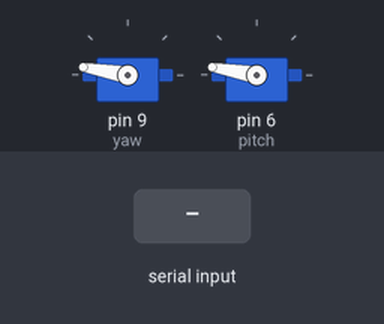
Recording of a sketch running on a simulated Arduino Uno, built with avr-gcc and run on an emulated ATmega328P. On the bench: 2 × servo. The test bench sets the inputs (shaded band).

Above: at 1.3 s.
1.4 s: "1" received over Serial
At 2.2 s:
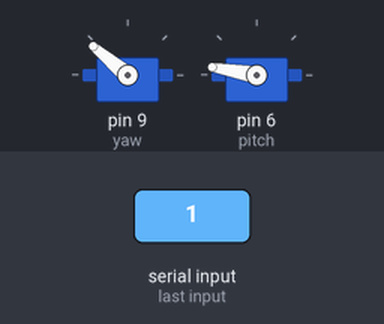
2.9 s: "2" received over Serial
At 3.4 s:
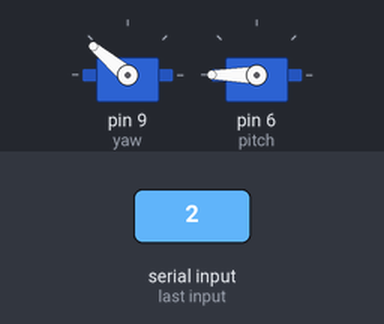
4.4 s: byte 97 ('a') received over Serial
At 5.6 s:
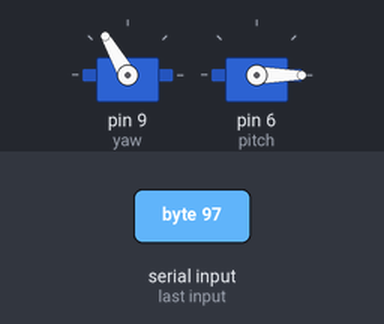
5.9 s: "3" received over Serial
At 6.9 s:
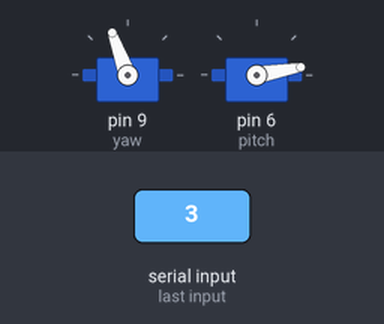
7.4 s: byte 98 ('b') received over Serial
At 8.0 s:
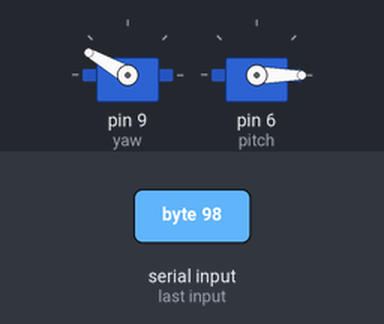
8.9 s: "4" received over Serial
At 9.2 s:
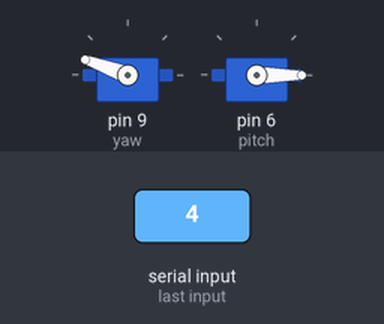
Timing chart, 0 to 11.4 s (numbered marks = the images above; inputs shaded):
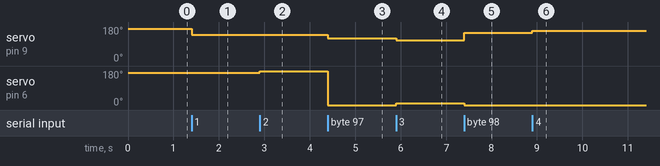

Measured:
- after the input at 1.4 s, servo on pin 9 (yaw): 170° → 140° at once
- after the input at 2.9 s, servo on pin 6 (pitch): 170° → 180° at once
- after the input at 4.4 s, servo on pin 9 (yaw): 140° → 120° at once; servo on pin 6 (pitch): 180° → 0° at once
- after the input at 5.9 s, servo on pin 9 (yaw): 120° → 110° at once; servo on pin 6 (pitch): 0° → 10° at once
- after the input at 7.4 s, servo on pin 9 (yaw): 110° → 150° at once; servo on pin 6 (pitch): 10° → 0° at once
- after the input at 8.9 s, servo on pin 9 (yaw): 150° → 160° at once

The sketch:

Maker.ino
```cpp
#include<Servo.h>
#include<math.h>
int state =0;
Servo yaw, pitch;
int inchar;
float dyaw = -30;
int st = 10;
int current_yaw = 170, current_pitch = 170;

void move()
{
  if(current_yaw < 10)
  {
    current_pitch=20;
    dyaw=0;
    current_yaw += dyaw;
    signal_to_servo(current_yaw, current_pitch);
    dyaw=30;
  }

  current_yaw += dyaw;
  signal_to_servo(current_yaw, current_pitch);
}

void signal_to_servo(int x1,int y1)
{
  yaw.write(x1);
  pitch.write(y1);
}

void movetoframe()
{
  if(inchar =='0')
    {current_yaw=170;
    current_pitch=170;}
  if(inchar =='1')
    {current_yaw=140;
    current_pitch=170;}
  if(inchar =='2')
    {current_yaw=110;
    current_pitch=170;}
  if(inchar =='3')
    {current_yaw=80;
    current_pitch=170;}
  if(inchar =='4')
    {current_yaw=50;
    current_pitch=170;}
  if(inchar =='5')
    {current_yaw=20;
    current_pitch=170;}
  if(inchar =='6')
    {current_yaw=0;
    current_pitch=170;}
  if(inchar =='7')
    {current_yaw=30;
    current_pitch=0;}
  if(inchar =='8')
    {current_yaw=60;
    current_pitch=0;}
  if(inchar =='9')
    {current_yaw=90;
    current_pitch=0;}
  if(inchar =='a')
    {current_yaw=120;
    current_pitch=0;}
  if(inchar =='b')
    {current_yaw=150;
    current_pitch=0;}
  signal_to_servo(current_yaw,current_pitch);

}

void moveinframe()
{
   if(inchar =='1')
    {current_yaw+=st;
    current_pitch+=st;}
  if(inchar =='2')
    {current_yaw+=0;
    current_pitch+=st;}
  if(inchar =='3')
    {current_yaw += -st;
    current_pitch+=st;}
  if(inchar =='4')
    {current_yaw+=st;
    current_pitch+=0;}
  if(inchar =='5')
    {current_yaw+=0;
    current_pitch+=0;}
  if(inchar =='6')
    {current_yaw += -st;
    current_pitch+=0;}
  if(inchar =='7')
    {current_yaw+=st;
    current_pitch += -st;}
  if(inchar =='8')
    {current_yaw+=0;
    current_pitch += -st;}
  if(inchar =='9')
    {current_yaw+= -st;
    current_pitch += -st;}
    signal_to_servo(current_yaw,current_pitch);
}

void setup() {
  // put your setup code here, to run once:
  yaw.attach(9);
  state=0;
  pitch.attach(6);
   while (!Serial)
  {
    ; // wait for serial port to connect. Needed for native USB port only
  }
  //pinMode(6, INPUT);
  Serial.begin(57600);
  yaw.write(170);
  pitch.write(170);
  delay(100);
}

void loop()
{
  //put your main code here, to run repeatedly
    inchar = Serial.read();
  //Serial.println(inchar);
    if(inchar == 'g' && !state)
    {
    move();
    }
    else if((inchar =='0'||inchar =='1'||inchar =='2'||inchar =='3'||inchar =='4'||inchar =='5'||inchar =='6'||inchar =='7'||inchar =='8'||inchar =='9'||inchar =='a'||inchar =='b')&&!state)
       { movetoframe();
         state=1;}
    else if((inchar =='0'||inchar =='1'||inchar =='2'||inchar =='3'||inchar =='4'||inchar =='5'||inchar =='6'||inchar =='7'||inchar =='8'||inchar =='9')&&state){
              moveinframe();
              state=0;
         }
}
```
